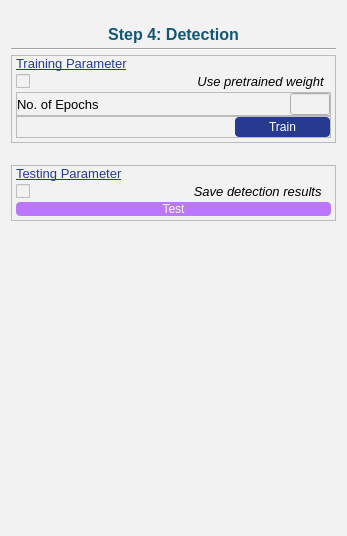
          <widget class="QWidget" name="detection_Page">
           <property name="styleSheet">
            <string notr="true">background-color:#f2f2f2;</string>
           </property>
           <layout class="QVBoxLayout" name="verticalLayout_23">
            <property name="spacing">
             <number>4</number>
            </property>
            <property name="topMargin">
             <number>25</number>
            </property>
            <property name="bottomMargin">
             <number>0</number>
            </property>
            <item>
             <widget class="QLabel" name="step2_Label_3">
              <property name="maximumSize">
               <size>
                <width>16777215</width>
                <height>20</height>
               </size>
              </property>
              <property name="font">
               <font>
                <family>Arial</family>
                <pointsize>12</pointsize>
                <weight>75</weight>
                <bold>true</bold>
               </font>
              </property>
              <property name="styleSheet">
               <string notr="true">color:#125872;</string>
              </property>
              <property name="text">
               <string>Step 4: Detection</string>
              </property>
              <property name="alignment">
               <set>Qt::AlignCenter</set>
              </property>
             </widget>
            </item>
            <item>
             <widget class="Line" name="line_2">
              <property name="orientation">
               <enum>Qt::Horizontal</enum>
              </property>
             </widget>
            </item>
            <item>
             <widget class="QFrame" name="trainingParameters_Frame">
              <property name="maximumSize">
               <size>
                <width>16777215</width>
                <height>110</height>
               </size>
              </property>
              <property name="frameShape">
               <enum>QFrame::StyledPanel</enum>
              </property>
              <property name="frameShadow">
               <enum>QFrame::Raised</enum>
              </property>
              <layout class="QVBoxLayout" name="verticalLayout_24">
               <property name="spacing">
                <number>0</number>
               </property>
               <property name="leftMargin">
                <number>4</number>
               </property>
               <property name="topMargin">
                <number>0</number>
               </property>
               <property name="rightMargin">
                <number>4</number>
               </property>
               <property name="bottomMargin">
                <number>4</number>
               </property>
               <item>
                <widget class="QLabel" name="cameraSettings_Label_4">
                 <property name="maximumSize">
                  <size>
                   <width>16777215</width>
                   <height>20</height>
                  </size>
                 </property>
                 <property name="font">
                  <font>
                   <family>Arial</family>
                   <pointsize>10</pointsize>
                   <weight>50</weight>
                   <bold>false</bold>
                   <underline>true</underline>
                  </font>
                 </property>
                 <property name="styleSheet">
                  <string notr="true">color:#263B90;</string>
                 </property>
                 <property name="text">
                  <string>Training Parameter</string>
                 </property>
                </widget>
               </item>
               <item>
                <widget class="QCheckBox" name="checkBox">
                 <property name="font">
                  <font>
                   <family>Arial</family>
                   <pointsize>10</pointsize>
                   <weight>50</weight>
                   <italic>true</italic>
                   <bold>false</bold>
                  </font>
                 </property>
                 <property name="text">
                  <string>                                             Use pretrained weight</string>
                 </property>
                </widget>
               </item>
               <item>
                <widget class="QFrame" name="frame_15">
                 <property name="frameShape">
                  <enum>QFrame::StyledPanel</enum>
                 </property>
                 <property name="frameShadow">
                  <enum>QFrame::Raised</enum>
                 </property>
                 <layout class="QHBoxLayout" name="horizontalLayout_17">
                  <property name="spacing">
                   <number>0</number>
                  </property>
                  <property name="leftMargin">
                   <number>0</number>
                  </property>
                  <property name="topMargin">
                   <number>0</number>
                  </property>
                  <property name="rightMargin">
                   <number>0</number>
                  </property>
                  <property name="bottomMargin">
                   <number>0</number>
                  </property>
                  <item>
                   <widget class="QLabel" name="label_11">
                    <property name="font">
                     <font>
                      <family>Arial</family>
                      <pointsize>10</pointsize>
                     </font>
                    </property>
                    <property name="text">
                     <string>No. of Epochs</string>
                    </property>
                   </widget>
                  </item>
                  <item>
                   <widget class="QLineEdit" name="lineEdit_10">
                    <property name="maximumSize">
                     <size>
                      <width>40</width>
                      <height>16777215</height>
                     </size>
                    </property>
                   </widget>
                  </item>
                 </layout>
                </widget>
               </item>
               <item>
                <widget class="QFrame" name="frame_22">
                 <property name="frameShape">
                  <enum>QFrame::StyledPanel</enum>
                 </property>
                 <property name="frameShadow">
                  <enum>QFrame::Raised</enum>
                 </property>
                 <layout class="QHBoxLayout" name="horizontalLayout_18">
                  <property name="spacing">
                   <number>0</number>
                  </property>
                  <property name="leftMargin">
                   <number>0</number>
                  </property>
                  <property name="topMargin">
                   <number>0</number>
                  </property>
                  <property name="rightMargin">
                   <number>0</number>
                  </property>
                  <property name="bottomMargin">
                   <number>0</number>
                  </property>
                  <item>
                   <spacer name="horizontalSpacer_4">
                    <property name="orientation">
                     <enum>Qt::Horizontal</enum>
                    </property>
                    <property name="sizeType">
                     <enum>QSizePolicy::Fixed</enum>
                    </property>
                    <property name="sizeHint" stdset="0">
                     <size>
                      <width>218</width>
                      <height>20</height>
                     </size>
                    </property>
                   </spacer>
                  </item>
                  <item>
                   <widget class="QPushButton" name="pushButton_5">
                    <property name="maximumSize">
                     <size>
                      <width>16777215</width>
                      <height>30</height>
                     </size>
                    </property>
                    <property name="styleSheet">
                     <string notr="true">QPushButton{
	color:white;
	background-color:#263B90;
	border-radius:4px;
}</string>
                    </property>
                    <property name="text">
                     <string>Train</string>
                    </property>
                   </widget>
                  </item>
                 </layout>
                </widget>
               </item>
              </layout>
             </widget>
            </item>
            <item>
             <spacer name="verticalSpacer_10">
              <property name="orientation">
               <enum>Qt::Vertical</enum>
              </property>
              <property name="sizeType">
               <enum>QSizePolicy::Fixed</enum>
              </property>
              <property name="sizeHint" stdset="0">
               <size>
                <width>20</width>
                <height>18</height>
               </size>
              </property>
             </spacer>
            </item>
            <item>
             <widget class="QFrame" name="testingParameters_Frame">
              <property name="maximumSize">
               <size>
                <width>16777215</width>
                <height>100</height>
               </size>
              </property>
              <property name="frameShape">
               <enum>QFrame::StyledPanel</enum>
              </property>
              <property name="frameShadow">
               <enum>QFrame::Raised</enum>
              </property>
              <layout class="QVBoxLayout" name="verticalLayout_25">
               <property name="spacing">
                <number>0</number>
               </property>
               <property name="leftMargin">
                <number>4</number>
               </property>
               <property name="topMargin">
                <number>0</number>
               </property>
               <property name="rightMargin">
                <number>4</number>
               </property>
               <property name="bottomMargin">
                <number>4</number>
               </property>
               <item>
                <widget class="QLabel" name="cameraSettings_Label_5">
                 <property name="maximumSize">
                  <size>
                   <width>16777215</width>
                   <height>20</height>
                  </size>
                 </property>
                 <property name="font">
                  <font>
                   <family>Arial</family>
                   <pointsize>10</pointsize>
                   <weight>50</weight>
                   <bold>false</bold>
                   <underline>true</underline>
                  </font>
                 </property>
                 <property name="styleSheet">
                  <string notr="true">color:#263B90;</string>
                 </property>
                 <property name="text">
                  <string>Testing Parameter</string>
                 </property>
                </widget>
               </item>
               <item>
                <widget class="QCheckBox" name="checkBox_2">
                 <property name="font">
                  <font>
                   <family>Arial</family>
                   <pointsize>10</pointsize>
                   <italic>true</italic>
                  </font>
                 </property>
                 <property name="text">
                  <string>                                            Save detection results</string>
                 </property>
                </widget>
               </item>
               <item>
                <widget class="QPushButton" name="pushButton_6">
                 <property name="maximumSize">
                  <size>
                   <width>16777215</width>
                   <height>30</height>
                  </size>
                 </property>
                 <property name="styleSheet">
                  <string notr="true">QPushButton{
	color:white;
	background-color:#BA77FC;
	border-radius:4px;
}</string>
                 </property>
                 <property name="text">
                  <string>Test</string>
                 </property>
                </widget>
               </item>
              </layout>
             </widget>
            </item>
            <item>
             <spacer name="verticalSpacer_5">
              <property name="orientation">
               <enum>Qt::Vertical</enum>
              </property>
              <property name="sizeType">
               <enum>QSizePolicy::Fixed</enum>
              </property>
              <property name="sizeHint" stdset="0">
               <size>
                <width>20</width>
                <height>315</height>
               </size>
              </property>
             </spacer>
            </item>
           </layout>
          </widget>
